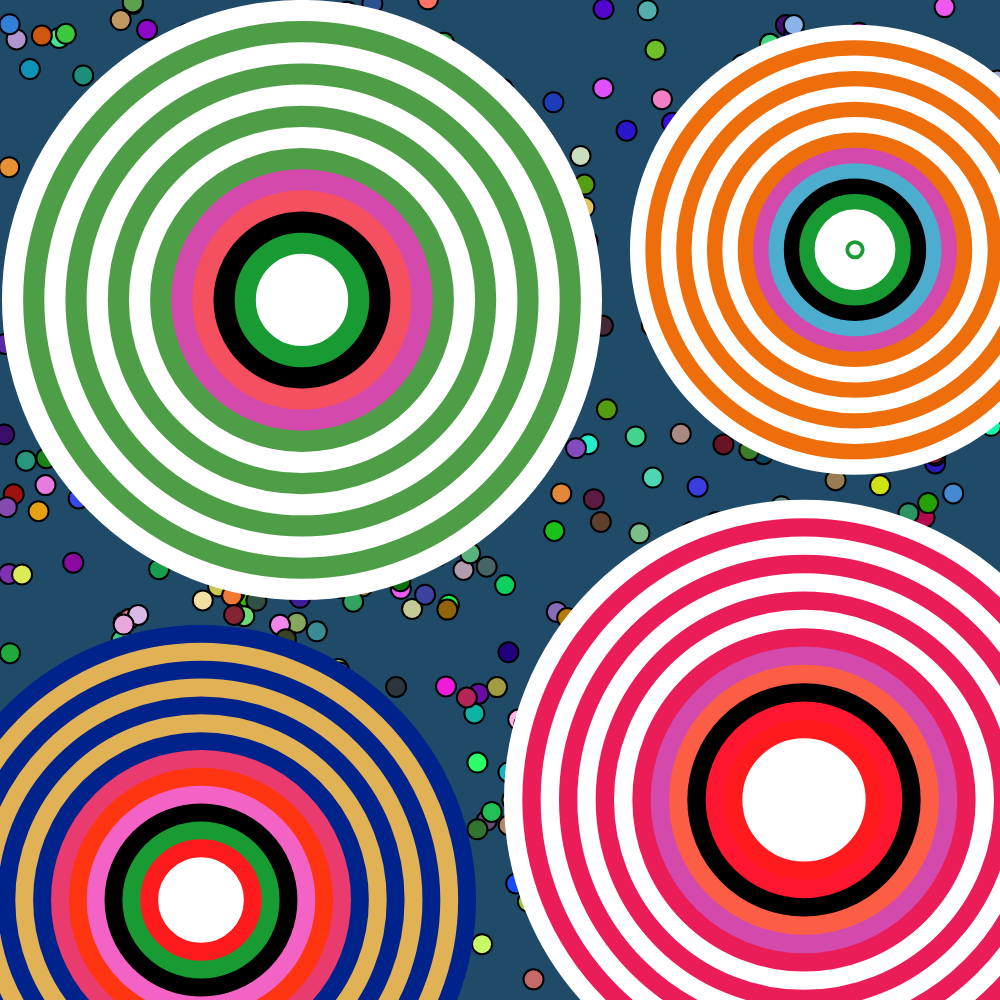
Frame 1 (no input)
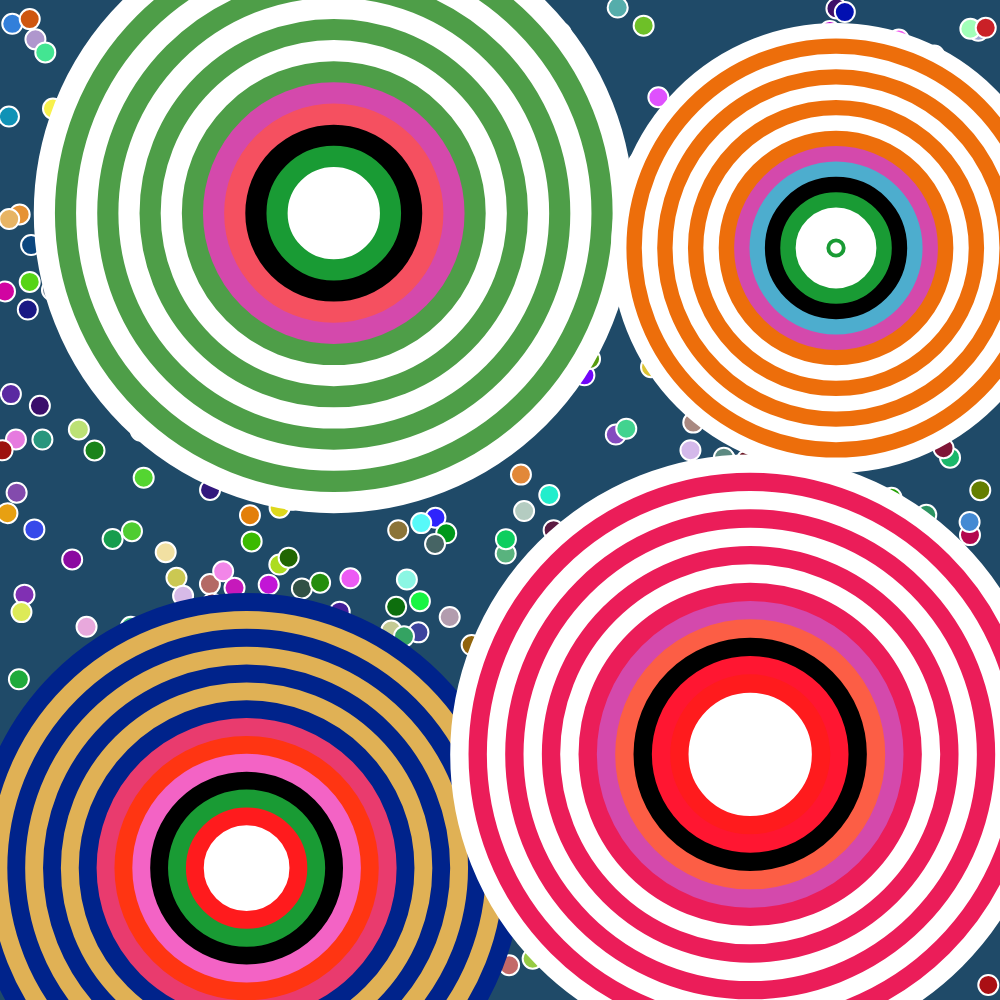
Frame 60 (no input)
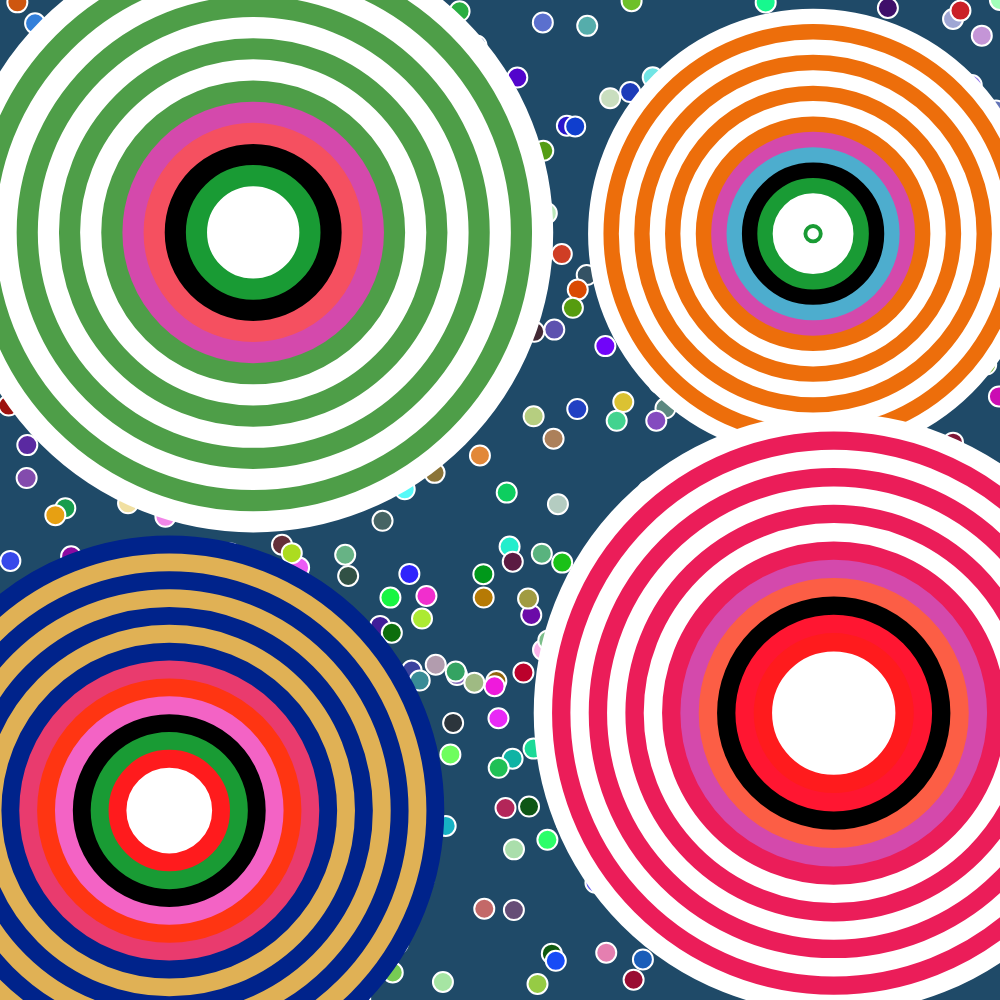
Frame 120 (the mouse pressed at the canvas centre since frame 60)

The p5.js sketch that drew these frames (run headless with seeded random() and noise() and a simulated clock; from frame 60 on, the mouse is pressed at the canvas centre):

// p5.js sketch
// ── sketch.js
let balls = []; // save ball info
let minNumber;

let time1 = 0, time2 = 0, time3 = 0, time4 = 0;
let speed1 = 0.04, speed2 = 0.1, speed3 = 0.02, speed4 = 0.08;
let startTime;
let animationDuration = 5 * 1000; // Animation duration of 5 seconds (in milliseconds)
let stopDuration = 3 * 1000; // Stop duration of 3 seconds (in milliseconds)
let isAnimating = true;

function setup() {
  minNumber = Math.min(windowWidth, windowHeight);
  createCanvas(minNumber, minNumber);
  setupBalls();
  startTime = millis(); // Get the start time
}

// Initialize balls with random positions and speeds
function setupBalls() {
  balls = [];
  background(31, 74, 104);

  let numBalls = 500; // Number of balls to generate
  
  for (let i = 0; i < numBalls; i++) {
    let x = random(width);
    let y = random(height);
    let c = color(random(255), random(255), random(255));
    let speedX = random(-1, 1); // Random speed in x direction
    let speedY = random(-1, 1); // Random speed in y direction

    balls.push({ x: x, y: y, color: c, speedX: speedX, speedY: speedY });
  }
}

// Handle window resize event
function windowResized() {
  resizeCanvas(minNumber, minNumber);
  setupBalls(); // Recalculate ball positions based on new window size
}

// Main draw loop
function draw() {
  let currentTime = millis();
  if (isAnimating) {
    if (currentTime - startTime > animationDuration) {
      isAnimating = false; // Stop the animation
      startTime = millis(); // Record the stop start time
    }
  } else {
    if (currentTime - startTime > stopDuration) {
      isAnimating = true; // Restart the animation
      startTime = millis(); // Record the animation start time
      resetAnimation(); // Reset animation time and speed
    } else {
      return; // Do not draw anything during the stop period
    }
  }

  minNumber = Math.min(windowWidth, windowHeight);
  background(31, 74, 104);

  // Update time for each circle
  time1 += speed1;
  time2 += speed2;
  time3 += speed3;
  time4 += speed4;

  // Calculate new positions for the large circles based on time
  let x1 = minNumber * 0.3 + sin(time1) * 50;
  let y1 = minNumber * 0.25 + cos(time1) * 50;
  let x2 = minNumber * 0.85 + sin(time2) * 50;
  let y2 = minNumber * 0.2 + cos(time2) * 50;
  let x3 = minNumber * 0.2 + sin(time3) * 50;
  let y3 = minNumber * 0.85 + cos(time3) * 50;
  let x4 = minNumber * 0.8 + sin(time4) * 50;
  let y4 = minNumber * 0.75 + cos(time4) * 50;

  // Draw moving balls
  for (let i = 0; i < balls.length; i++) {
    let ball = balls[i];
    ball.x += ball.speedX; // Update x position
    ball.y += ball.speedY; // Update y position

    // Boundary detection and reverse movement
    if (ball.x < 0 || ball.x > width) ball.speedX *= -1;
    if (ball.y < 0 || ball.y > height) ball.speedY *= -1;

    fill(ball.color);
    strokeWeight(2);
    ellipse(ball.x, ball.y, minNumber * 0.02, minNumber * 0.02);
  }

  // Draw large circles with concentric circles inside them
  drawBigCircleWithCircles(x1, y1, minNumber * 0.55, ['#FFFFFF', '#4E9E48', '#FFFFFF', '#4E9E48', '#FFFFFF', '#4E9E48', '#FFFFFF', '#4E9E48', '#D449AC', '#F55060', '#000000', '#199B34', '#FFFFFF']);
  drawBigCircleWithCircles(x2, y2, minNumber * 0.4, ['#FFFFFF', '#ED6E0B', '#FFFFFF', '#ED6E0B', '#FFFFFF', '#ED6E0B', '#FFFFFF', '#ED6E0B', '#D449AC', '#4DADCE', '#000000', '#199B34', '#FFFFFF']);
  drawBigCircleWithCircles(x3, y3, minNumber * 0.5, ['#00238B', '#E0B155', '#00238B', '#E0B155', '#00238B', '#E0B155', '#00238B', '#E93B6E', '#FF3512', '#F363C5', '#000000', '#199B34', '#FF1B1D', '#FFFFFF']);
  drawBigCircleWithCircles(x4, y4, minNumber * 0.55, ['#FFFFFF', '#EB1D59', '#FFFFFF', '#EB1D59', '#FFFFFF', '#EB1D59', '#FFFFFF', '#EB1D59', '#D449AC', '#FC5E45', '#000000', '#FF1631', '#FF1B1D', '#FFFFFF', '#FFFFFF']);
}

// Draw a large circle with concentric circles inside it
function drawBigCircleWithCircles(x, y, diameter, colors) {
  drawBigCircle(x, y, diameter);
  drawCirclesInsideBigCircle(x, y, diameter, colors);
}

// Draw a large circle
function drawBigCircle(x, y, diameter) {
  fill(255);
  stroke(0);
  strokeWeight(minNumber * 0.02);
  ellipse(x, y, diameter);
}

// Draw concentric circles inside a large circle
function drawCirclesInsideBigCircle(x, y, diameter, colors) {
  let numOfCircles = colors.length;
  let circleDiameter = diameter;

  for (let i = 0; i < numOfCircles; i++) {
    drawCircle(x, y, circleDiameter, colors[i]);
    circleDiameter -= diameter / numOfCircles;
  }
}

// Draw a single circle
function drawCircle(x, y, diameter, strokeColor) {
  noFill();
  stroke(strokeColor);
  strokeWeight(minNumber * 0.05);
  ellipse(x, y, diameter);
}

// Handle mouse press event to change the speeds and colors
function mousePressed() {
  // Randomize the speeds to make changes more noticeable for each circle
  speed1 = random(0.03, 0.15); // Different speed range for first circle
  speed2 = random(0.06, 0.10); // Different speed range for second circle
  speed3 = random(0.01, 0.05); // Different speed range for third circle
  speed4 = random(0.16, 0.20); // Different speed range for fourth circle

}

// Reset animation parameters
function resetAnimation() {
  time1 = 0;
  time2 = 0;
  time3 = 0;
  time4 = 0;
  speed1 = random(0.03, 0.15); // Different speed range for first circle
  speed2 = random(0.06, 0.10); // Different speed range for second circle
  speed3 = random(0.01, 0.05); // Different speed range for third circle
  speed4 = random(0.16, 0.20); // Different speed range for fourth circle
}
